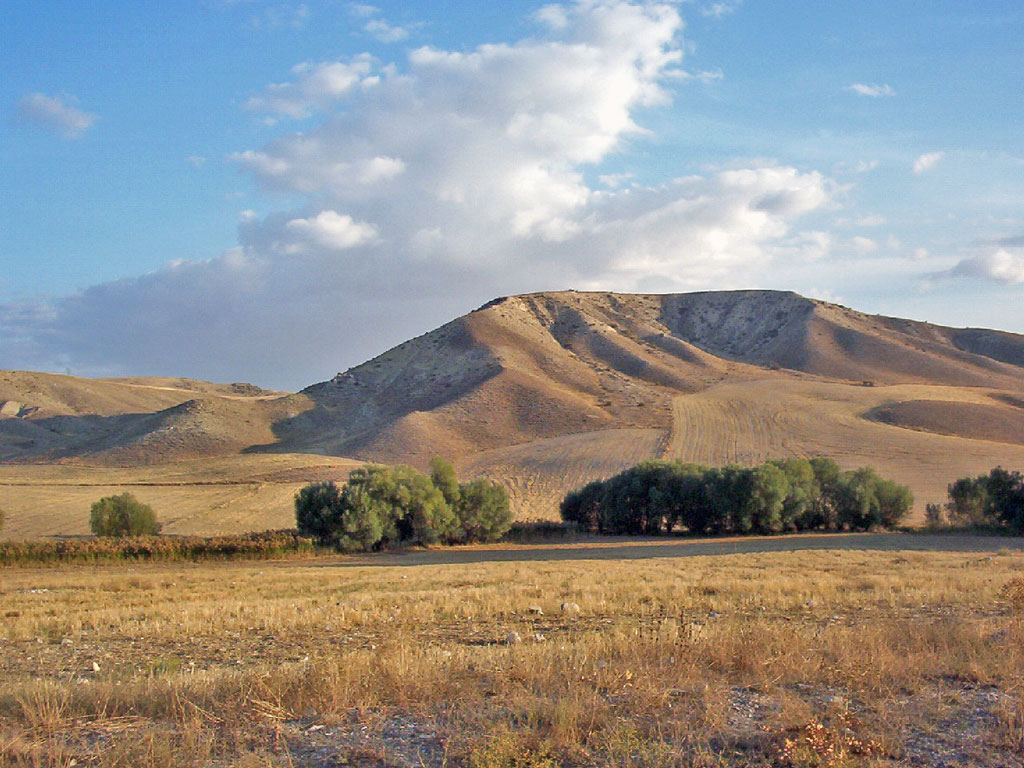
#> input picture mountain.jpg, 1024 x 768 px
$ jupyter execute exercise_1.ipynb
#> lines starting #> are read from the running program, lines starting #| are printed output that depends on the picture; after the words box and inside, x2 and y2 are one past the last pixel; in counts of white or black regions, pixels touching at a corner belong together
[cell 1]
import cv2
import numpy as np

[cell 2]
img = cv2.imread('mountain.jpg')
#> img is the input picture: shape (768, 1024, 3); mean B, G, R 140.3, 144.2, 146.3
cv2.imshow('image',img)
k = cv2.waitKey(0)
#> (key Esc is pressed here)
if k == 27:
    cv2.destroyAllWindows()

[cell 3]
drawing = False
mode = 0
ix,iy = -1,-1
cx,cy = -1,-1
font = cv2.FONT_HERSHEY_SIMPLEX

[cell 4]
# mouse callback function
def draw_circle(event,x,y,flags,param):
    global ix,iy,cx,cy,drawing,mode
    if event == cv2.EVENT_LBUTTONDOWN:
        drawing = True
        ix,iy = x,y
        cx,cy = x,y
    elif event == cv2.EVENT_MOUSEMOVE:
        if drawing == True:
            cx,cy = x,y
    elif event == cv2.EVENT_LBUTTONUP:
        drawing = False
        cx,cy = x,y
def nothing(x):
    pass

[cell 5]
img = cv2.imread('mountain.jpg')
cv2.namedWindow('image')
cv2.setMouseCallback('image',draw_circle)
cv2.createTrackbar('value','image',0,255,nothing)
while(1):
    img = cv2.imread('mountain.jpg')
    k = cv2.waitKey(1) & 0xFF
#> (key Esc is pressed here)
    if k == ord('m'):
        mode+=1
        if mode > 3:
            mode=0
    elif k == 27:
        break

    value = cv2.getTrackbarPos('value','image')
    if ix != -1 and iy != -1:
        cv2.rectangle(img,(ix,iy),(cx,cy),(0,255,0),0)
        if mode == 1:
            clip = img[iy:cy,ix:cx]
            clip[:,:,1]=0 #green
            clip[:,:,2]=0 #red
        elif mode == 2:
            clip = img[iy:cy,ix:cx]
            clip[:,:,0]=0 #blue
            clip[:,:,2]=0 #red
        elif mode == 3:
            clip = img[iy:cy,ix:cx]
            clip[:,:,0]=0 #blue
            clip[:,:,1]=0 #green
    msg = "Mouse position ("+str(ix)+","+str(iy)+") - ("+str(cx)+","+str(cy)+") - "+str(value)+" - "+str(mode)
    cv2.putText(img,msg,(10,30),font,.6,(255,255,255),1,cv2.LINE_AA)
    cv2.imshow('image',img)
cv2.destroyAllWindows()

[cell 6]
def imageshow(img):
    cv2.imshow('image',img)
    k = cv2.waitKey(0)
    if k == 27:
        cv2.destroyAllWindows()

[cell 7]
img - cv2.imread('mountain.jpg')
img.shape
#> Out = (768, 1024, 3)

[cell 8]
img[0:200, 0:100] = [0,0,255]
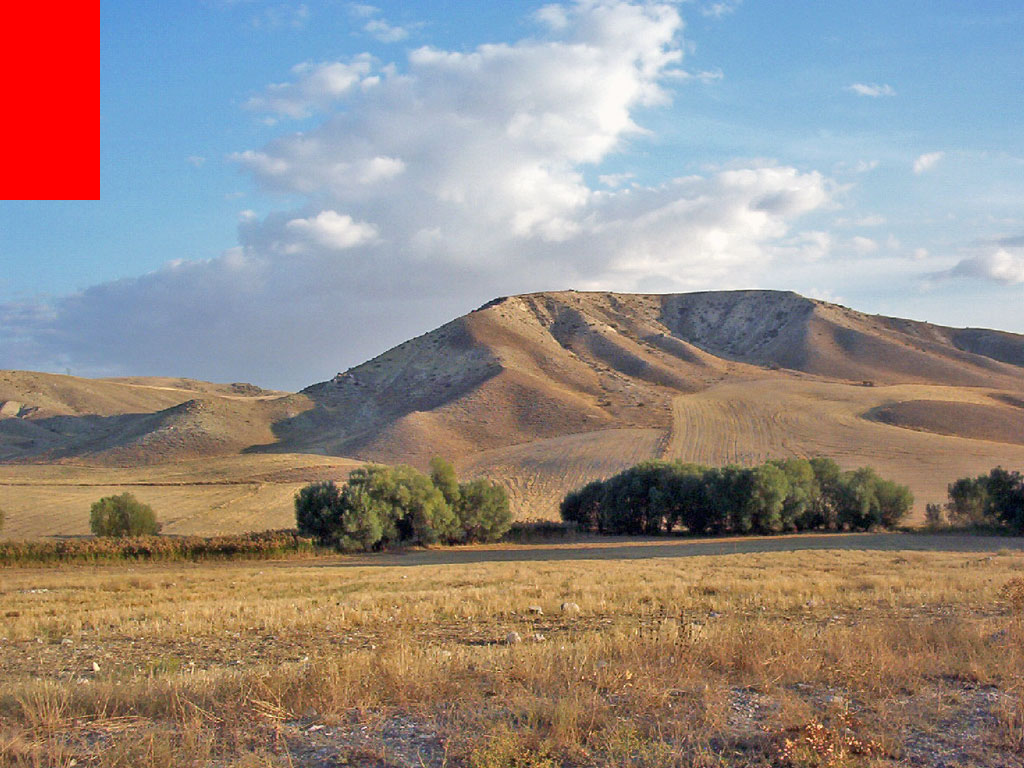
#> img: shape (768, 1024, 3); 2.54% of pixels changed, all inside (x1, y1, x2, y2) = (0, 0, 100, 200)
imageshow(img)
#> (key Esc is pressed here)

[cell 9]
img - cv2.imread('mountain.jpg')
clip = img[400:600, 400:500]
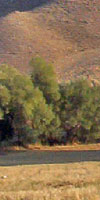
#> clip: shape (200, 100, 3); mean B, G, R 81.5, 112.6, 135.4
clip[:,:,1] = 0
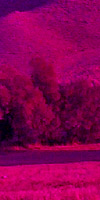
#> clip: shape (200, 100, 3); mean B, G, R 81.5, 0, 135.4
clip[:,:,2] = 0
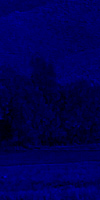
#> clip: shape (200, 100, 3); mean B, G, R 81.5, 0, 0
imageshow(img)
#> in imageshow (call 2), `cv2.imshow('image',img)`:
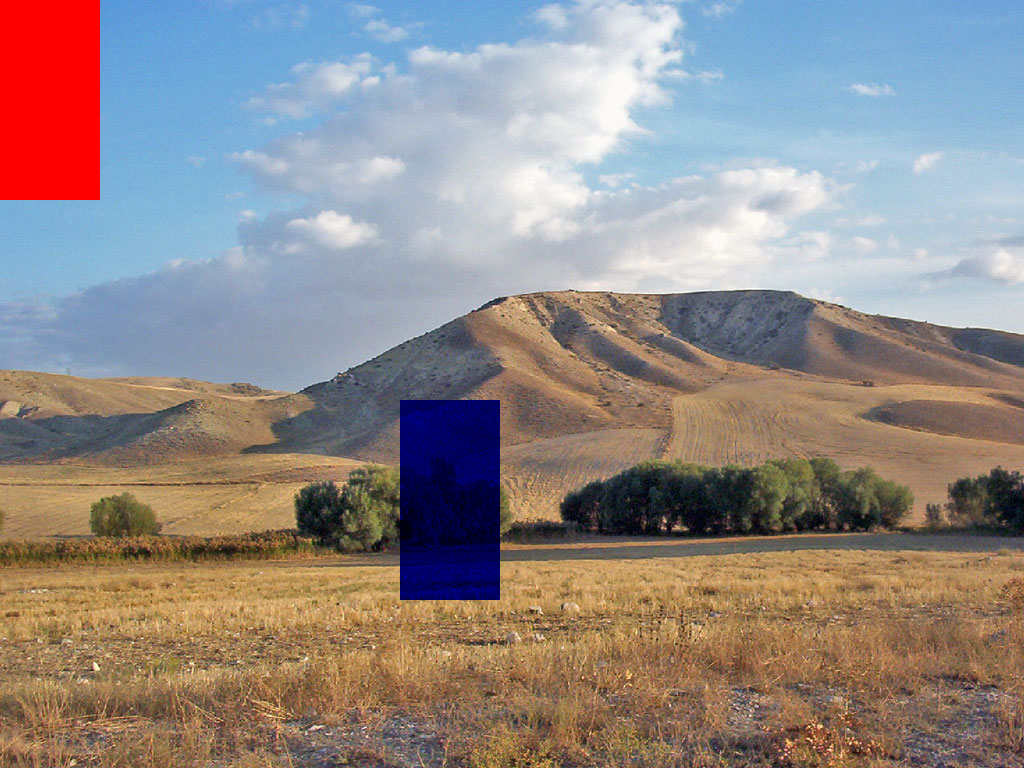
#> window 'image': shape (768, 1024, 3); mean B, G, R 134.8, 137.2, 146.6
#> (key Enter is pressed here)

[cell 10]
img - cv2.imread('mountain.jpg')
clip = img[400:600, 400:500]
img[100:300, 100:200] = clip
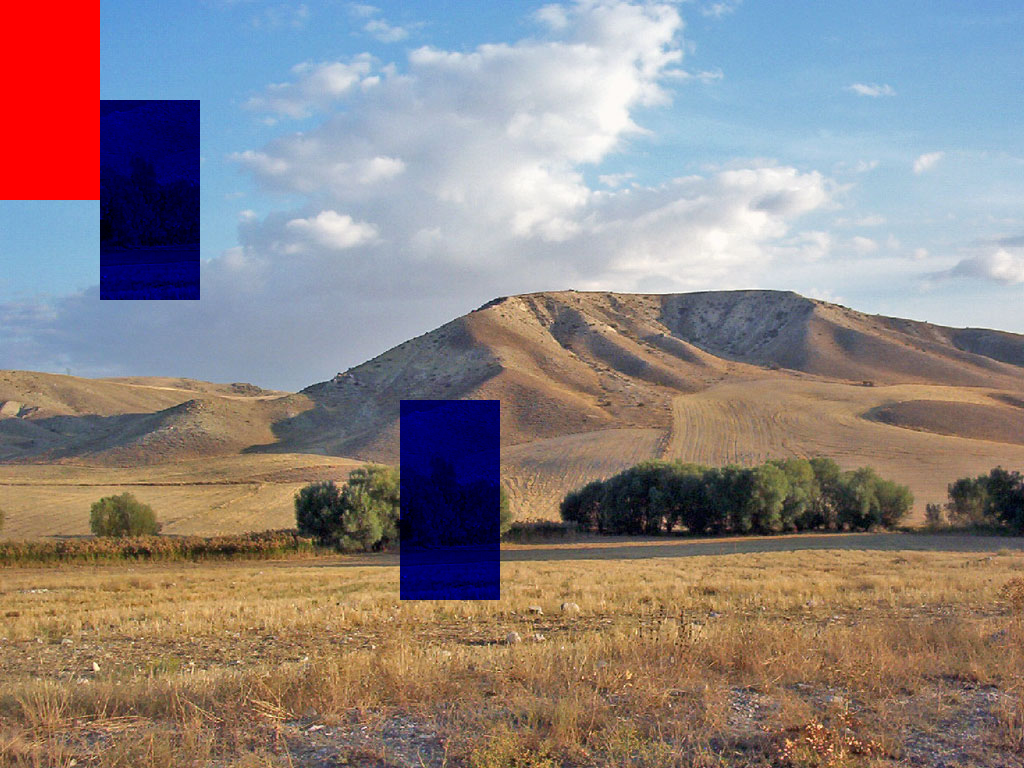
#> img: shape (768, 1024, 3); 2.54% of pixels changed, all inside (x1, y1, x2, y2) = (100, 100, 200, 300)
imageshow(img)
